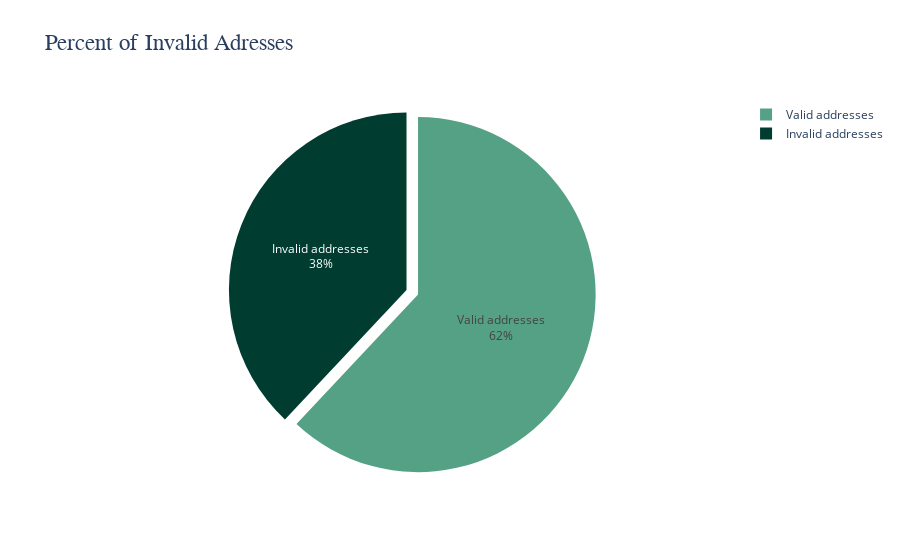

Source (notebook cell):
### Code cell
pie_Chart_adresses(df2,validAdress,invalidAdress)

### Figure 1 — Plotly figure (JSON) as saved in the notebook; plotly's stock layout.template omitted (floating-point values rounded to 4 significant figures)
{"data": [{"labels": ["Invalid addresses", "Valid addresses"], "marker": {"colors": ["#003C30", "#55A185"]}, "pull": [0, 0.07], "textinfo": "percent+label", "textposition": "inside", "type": "pie", "values": [38, 62]}], "layout": {"hoverlabel": {"bgcolor": "#F7F2EE"}, "title": {"font": {"family": "Lato-Regular", "size": 23}, "text": "Percent of Invalid Adresses"}}}
